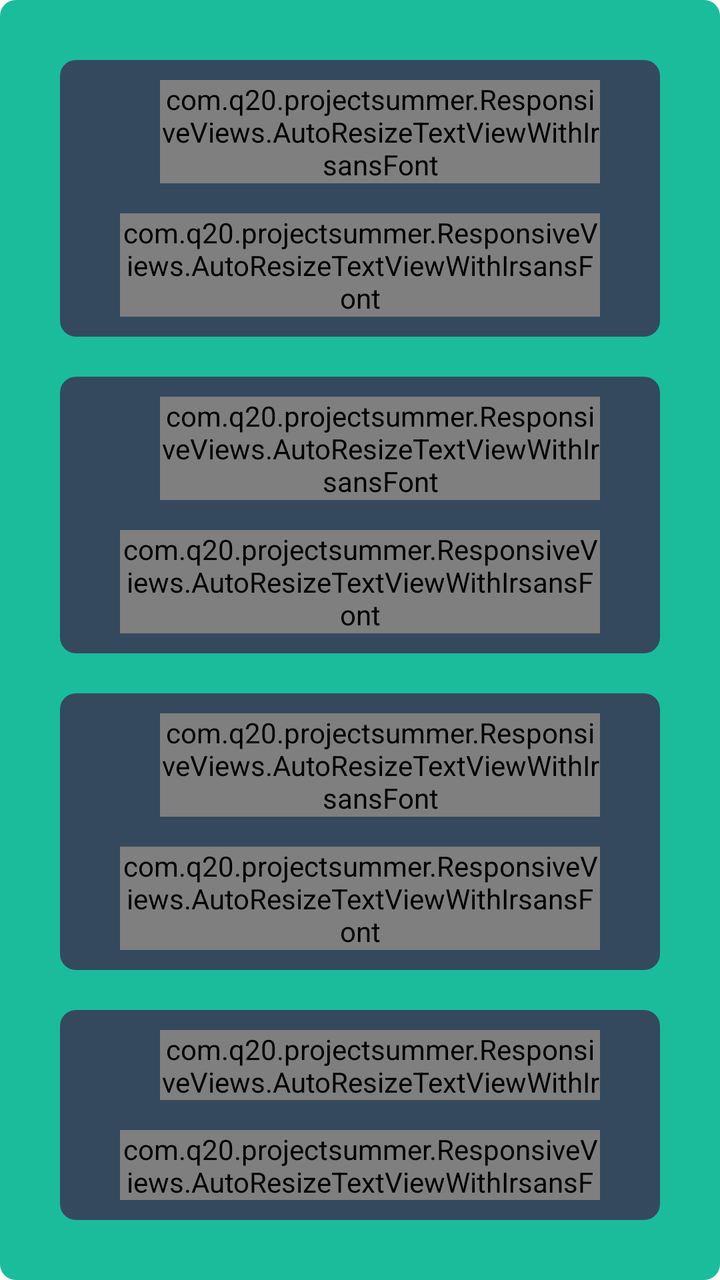
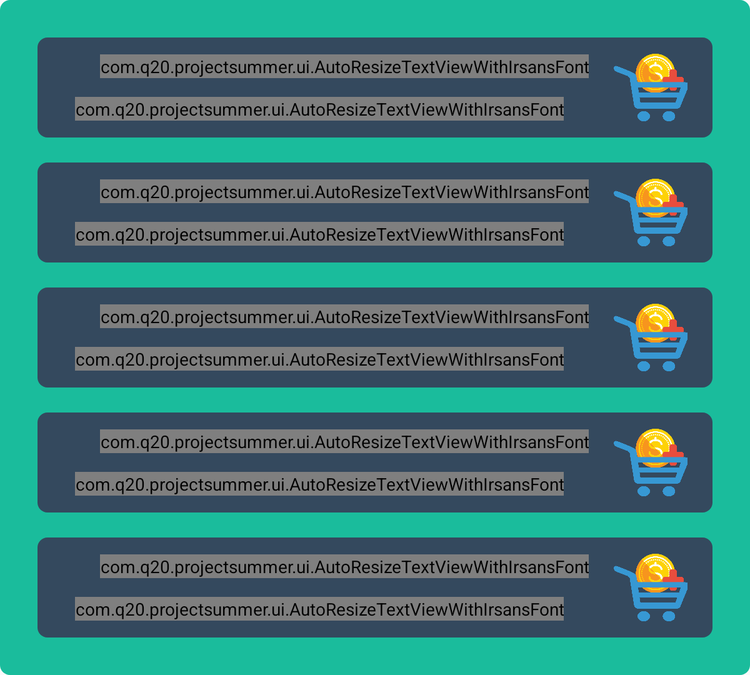

Compare how this app lays out the same screen by default and in its alternative resource folder. The renders come first, then the two layout files and the values they reference.
<!-- AndroidManifest.xml: application theme AppTheme -->
<!-- res/layout/fragment_buy_coins.xml -->
<?xml version="1.0" encoding="utf-8"?>
<LinearLayout xmlns:android="http://schemas.android.com/apk/res/android"
    android:layout_width="wrap_content"
    android:layout_height="wrap_content"
    android:background="@drawable/btn_shape"
    android:backgroundTint="@color/colorA1"
    android:orientation="vertical"
    android:padding="@dimen/buy_coin_padding">

    <LinearLayout
        android:layout_width="wrap_content"
        android:layout_height="wrap_content"
        android:layout_margin="@dimen/buy_coin_margin"
        android:background="@drawable/btn_shape"
        android:backgroundTint="@color/colorPrimary"
        android:orientation="horizontal"
        android:paddingLeft="@dimen/buy_coin_padding"
        android:paddingRight="@dimen/buy_coin_padding">

        <LinearLayout
            android:layout_gravity="center"
            android:layout_width="wrap_content"
            android:layout_height="wrap_content"
            android:layout_margin="@dimen/buy_coin_margin"
            android:orientation="vertical">

            <LinearLayout
                android:layout_width="wrap_content"
                android:layout_height="0dp"
                android:layout_weight="1"
                android:orientation="horizontal">

                <Space
                    android:layout_width="20dp"
                    android:layout_height="match_parent" />

                <com.q20.projectsummer.ResponsiveViews.AutoResizeTextViewWithIrsansFont
                    android:layout_width="0dp"
                    android:layout_height="wrap_content"
                    android:maxLines="1"
                    android:layout_weight="1"
                    android:minWidth="80dp"
                    android:text="200 سکه"
                    android:textColor="@color/colorA17" />

            </LinearLayout>

            <Space
                android:layout_width="match_parent"
                android:layout_height="15dp" />

            <LinearLayout
                android:layout_width="wrap_content"
                android:layout_height="0dp"
                android:layout_weight="1">

                <com.q20.projectsummer.ResponsiveViews.AutoResizeTextViewWithIrsansFont
                    android:layout_width="0dp"
                    android:layout_height="wrap_content"
                    android:layout_weight="1"
                    android:maxLines="1"
                    android:minWidth="80dp"
                    android:text="1000 تومان"
                    android:textAlignment="textEnd"
                    android:textColor="@color/colorA1" />
            </LinearLayout>


        </LinearLayout>

        <ImageView
            android:layout_width="@dimen/basket_size"
            android:layout_height="@dimen/basket_size"
            android:layout_margin="@dimen/buy_coin_margin"
            android:adjustViewBounds="true"
            android:scaleType="centerInside"
            android:src="@drawable/basket_coin" />

    </LinearLayout>
    <LinearLayout
    android:layout_width="wrap_content"
    android:layout_height="wrap_content"
    android:layout_margin="@dimen/buy_coin_margin"
    android:background="@drawable/btn_shape"
    android:backgroundTint="@color/colorPrimary"
    android:orientation="horizontal"
    android:paddingLeft="@dimen/buy_coin_padding"
    android:paddingRight="@dimen/buy_coin_padding">

    <LinearLayout
        android:layout_gravity="center"
        android:layout_width="wrap_content"
        android:layout_height="wrap_content"
        android:layout_margin="@dimen/buy_coin_margin"
        android:orientation="vertical">

        <LinearLayout
            android:layout_width="wrap_content"
            android:layout_height="0dp"
            android:layout_weight="1"
            android:orientation="horizontal">

            <Space
                android:layout_width="20dp"
                android:layout_height="match_parent" />

            <com.q20.projectsummer.ResponsiveViews.AutoResizeTextViewWithIrsansFont
                android:layout_width="0dp"
                android:layout_height="wrap_content"
                android:maxLines="1"
                android:layout_weight="1"
                android:minWidth="80dp"
                android:text="200 سکه"
                android:textColor="@color/colorA17" />

        </LinearLayout>

        <Space
            android:layout_width="match_parent"
            android:layout_height="15dp" />

        <LinearLayout
            android:layout_width="wrap_content"
            android:layout_height="0dp"
            android:layout_weight="1">

            <com.q20.projectsummer.ResponsiveViews.AutoResizeTextViewWithIrsansFont
                android:layout_width="0dp"
                android:layout_height="wrap_content"
                android:layout_weight="1"
                android:maxLines="1"
                android:minWidth="80dp"
                android:text="1000 تومان"
                android:textAlignment="textEnd"
                android:textColor="@color/colorA1" />
        </LinearLayout>


    </LinearLayout>

    <ImageView
        android:layout_width="@dimen/basket_size"
        android:layout_height="@dimen/basket_size"
        android:layout_margin="@dimen/buy_coin_margin"
        android:adjustViewBounds="true"
        android:scaleType="centerInside"
        android:src="@drawable/basket_coin" />

</LinearLayout>
    <LinearLayout
    android:layout_width="wrap_content"
    android:layout_height="wrap_content"
    android:layout_margin="@dimen/buy_coin_margin"
    android:background="@drawable/btn_shape"
    android:backgroundTint="@color/colorPrimary"
    android:orientation="horizontal"
    android:paddingLeft="@dimen/buy_coin_padding"
    android:paddingRight="@dimen/buy_coin_padding">

    <LinearLayout
        android:layout_gravity="center"
        android:layout_width="wrap_content"
        android:layout_height="wrap_content"
        android:layout_margin="@dimen/buy_coin_margin"
        android:orientation="vertical">

        <LinearLayout
            android:layout_width="wrap_content"
            android:layout_height="0dp"
            android:layout_weight="1"
            android:orientation="horizontal">

            <Space
                android:layout_width="20dp"
                android:layout_height="match_parent" />

            <com.q20.projectsummer.ResponsiveViews.AutoResizeTextViewWithIrsansFont
                android:layout_width="0dp"
                android:layout_height="wrap_content"
                android:maxLines="1"
                android:layout_weight="1"
                android:minWidth="80dp"
                android:text="200 سکه"
                android:textColor="@color/colorA17" />

        </LinearLayout>

        <Space
            android:layout_width="match_parent"
            android:layout_height="15dp" />

        <LinearLayout
            android:layout_width="wrap_content"
            android:layout_height="0dp"
            android:layout_weight="1">

            <com.q20.projectsummer.ResponsiveViews.AutoResizeTextViewWithIrsansFont
                android:layout_width="0dp"
                android:layout_height="wrap_content"
                android:layout_weight="1"
                android:maxLines="1"
                android:minWidth="80dp"
                android:text="1000 تومان"
                android:textAlignment="textEnd"
                android:textColor="@color/colorA1" />
        </LinearLayout>


    </LinearLayout>

    <ImageView
        android:layout_width="@dimen/basket_size"
        android:layout_height="@dimen/basket_size"
        android:layout_margin="@dimen/buy_coin_margin"
        android:adjustViewBounds="true"
        android:scaleType="centerInside"
        android:src="@drawable/basket_coin" />

</LinearLayout>
    <LinearLayout
    android:layout_width="wrap_content"
    android:layout_height="wrap_content"
    android:layout_margin="@dimen/buy_coin_margin"
    android:background="@drawable/btn_shape"
    android:backgroundTint="@color/colorPrimary"
    android:orientation="horizontal"
    android:paddingLeft="@dimen/buy_coin_padding"
    android:paddingRight="@dimen/buy_coin_padding">

    <LinearLayout
        android:layout_gravity="center"
        android:layout_width="wrap_content"
        android:layout_height="wrap_content"
        android:layout_margin="@dimen/buy_coin_margin"
        android:orientation="vertical">

        <LinearLayout
            android:layout_width="wrap_content"
            android:layout_height="0dp"
            android:layout_weight="1"
            android:orientation="horizontal">

            <Space
                android:layout_width="20dp"
                android:layout_height="match_parent" />

            <com.q20.projectsummer.ResponsiveViews.AutoResizeTextViewWithIrsansFont
                android:layout_width="0dp"
                android:layout_height="wrap_content"
                android:maxLines="1"
                android:layout_weight="1"
                android:minWidth="80dp"
                android:text="200 سکه"
                android:textColor="@color/colorA17" />

        </LinearLayout>

        <Space
            android:layout_width="match_parent"
            android:layout_height="15dp" />

        <LinearLayout
            android:layout_width="wrap_content"
            android:layout_height="0dp"
            android:layout_weight="1">

            <com.q20.projectsummer.ResponsiveViews.AutoResizeTextViewWithIrsansFont
                android:layout_width="0dp"
                android:layout_height="wrap_content"
                android:layout_weight="1"
                android:maxLines="1"
                android:minWidth="80dp"
                android:text="1000 تومان"
                android:textAlignment="textEnd"
                android:textColor="@color/colorA1" />
        </LinearLayout>


    </LinearLayout>

    <ImageView
        android:layout_width="@dimen/basket_size"
        android:layout_height="@dimen/basket_size"
        android:layout_margin="@dimen/buy_coin_margin"
        android:adjustViewBounds="true"
        android:scaleType="centerInside"
        android:src="@drawable/basket_coin" />

</LinearLayout>
    <LinearLayout
    android:layout_width="wrap_content"
    android:layout_height="wrap_content"
    android:layout_margin="@dimen/buy_coin_margin"
    android:background="@drawable/btn_shape"
    android:backgroundTint="@color/colorPrimary"
    android:orientation="horizontal"
    android:paddingLeft="@dimen/buy_coin_padding"
    android:paddingRight="@dimen/buy_coin_padding">

    <LinearLayout
        android:layout_gravity="center"
        android:layout_width="wrap_content"
        android:layout_height="wrap_content"
        android:layout_margin="@dimen/buy_coin_margin"
        android:orientation="vertical">

        <LinearLayout
            android:layout_width="wrap_content"
            android:layout_height="0dp"
            android:layout_weight="1"
            android:orientation="horizontal">

            <Space
                android:layout_width="20dp"
                android:layout_height="match_parent" />

            <com.q20.projectsummer.ResponsiveViews.AutoResizeTextViewWithIrsansFont
                android:layout_width="0dp"
                android:layout_height="wrap_content"
                android:maxLines="1"
                android:layout_weight="1"
                android:minWidth="80dp"
                android:text="200 سکه"
                android:textColor="@color/colorA17" />

        </LinearLayout>

        <Space
            android:layout_width="match_parent"
            android:layout_height="15dp" />

        <LinearLayout
            android:layout_width="wrap_content"
            android:layout_height="0dp"
            android:layout_weight="1">

            <com.q20.projectsummer.ResponsiveViews.AutoResizeTextViewWithIrsansFont
                android:layout_width="0dp"
                android:layout_height="wrap_content"
                android:layout_weight="1"
                android:maxLines="1"
                android:minWidth="80dp"
                android:text="1000 تومان"
                android:textAlignment="textEnd"
                android:textColor="@color/colorA1" />
        </LinearLayout>


    </LinearLayout>

    <ImageView
        android:layout_width="@dimen/basket_size"
        android:layout_height="@dimen/basket_size"
        android:layout_margin="@dimen/buy_coin_margin"
        android:adjustViewBounds="true"
        android:scaleType="centerInside"
        android:src="@drawable/basket_coin" />

</LinearLayout>
</LinearLayout>
<!-- resources referenced by this layout -->
<resources>
  <color name="colorA1">#1ABC9C</color>
  <color name="colorA17">#ECF0F1</color>
  <color name="colorPrimary">@color/colorA7</color>
  <dimen name="basket_size">60dp</dimen>
  <dimen name="buy_coin_margin">10dp</dimen>
  <dimen name="buy_coin_padding">20dp</dimen>
  <!-- drawable basket_coin: png bitmap (drawable, 147729 bytes) -->
  <!-- drawable btn_shape (drawable) -->
  <?xml version="1.0" encoding="utf-8"?>
  <shape xmlns:android="http://schemas.android.com/apk/res/android"
      android:shape="rectangle">
      <corners android:radius="@dimen/btn_radius"></corners>
  </shape>
  <style name="AppTheme" parent="Theme.AppCompat.Light.NoActionBar">
          
          <item name="colorPrimary">@color/colorPrimary</item>
          <item name="colorPrimaryDark">@color/colorPrimaryDark</item>
          <item name="colorAccent">@color/colorAccent</item>
  
      </style>
  <color name="colorA7">#34495E</color>
  <dimen name="btn_radius">8dp</dimen>
  <color name="colorPrimaryDark">@color/colorA8</color>
  <color name="colorAccent">@color/colorA14</color>
  <color name="colorA8">#2C3E50</color>
  <color name="colorA14">#F39C12</color>
</resources>
<!-- res/layout-large/fragment_buy_coins.xml (the repository's variant of the layout above) -->
<!-- drawn on a 7-inch tablet held upright -->
<?xml version="1.0" encoding="utf-8"?>
<LinearLayout xmlns:android="http://schemas.android.com/apk/res/android"
    android:layout_width="wrap_content"
    android:layout_height="wrap_content"
    android:background="@drawable/btn_shape"
    android:backgroundTint="@color/colorA1"
    android:orientation="vertical"
    android:padding="@dimen/buy_coin_padding">

    <LinearLayout
        android:layout_width="wrap_content"
        android:layout_height="wrap_content"
        android:layout_margin="@dimen/buy_coin_margin"
        android:background="@drawable/btn_shape"
        android:backgroundTint="@color/colorPrimary"
        android:orientation="horizontal"
        android:paddingLeft="@dimen/buy_coin_padding"
        android:paddingRight="@dimen/buy_coin_padding">

        <LinearLayout
            android:layout_gravity="center"
            android:layout_width="wrap_content"
            android:layout_height="wrap_content"
            android:layout_margin="@dimen/buy_coin_margin"
            android:orientation="vertical">

            <LinearLayout
                android:layout_width="wrap_content"
                android:layout_height="0dp"
                android:layout_weight="1"
                android:orientation="horizontal">

                <Space
                    android:layout_width="20dp"
                    android:layout_height="match_parent" />

                <com.q20.projectsummer.ui.AutoResizeTextViewWithIrsansFont
                    android:layout_width="0dp"
                    android:layout_height="wrap_content"
                    android:maxLines="1"
                    android:layout_weight="1"
                    android:minWidth="80dp"
                    android:text="200 سکه"
                    android:textColor="@color/colorA17" />

            </LinearLayout>

            <Space
                android:layout_width="match_parent"
                android:layout_height="15dp" />

            <LinearLayout
                android:layout_width="wrap_content"
                android:layout_height="0dp"
                android:layout_weight="1">

                <com.q20.projectsummer.ui.AutoResizeTextViewWithIrsansFont
                    android:layout_width="wrap_content"
                    android:layout_height="wrap_content"
                    android:maxLines="1"
                    android:minWidth="80dp"
                    android:text="1000 تومان"
                    android:textAlignment="textEnd"
                    android:textColor="@color/colorA1" />
            </LinearLayout>


        </LinearLayout>

        <ImageView
            android:layout_width="@dimen/basket_size"
            android:layout_height="@dimen/basket_size"
            android:layout_margin="@dimen/buy_coin_margin"
            android:adjustViewBounds="true"
            android:scaleType="centerInside"
            android:src="@drawable/basket_coin" />

    </LinearLayout>    <LinearLayout
    android:layout_width="wrap_content"
    android:layout_height="wrap_content"
    android:layout_margin="@dimen/buy_coin_margin"
    android:background="@drawable/btn_shape"
    android:backgroundTint="@color/colorPrimary"
    android:orientation="horizontal"
    android:paddingLeft="@dimen/buy_coin_padding"
    android:paddingRight="@dimen/buy_coin_padding">

    <LinearLayout
        android:layout_gravity="center"
        android:layout_width="wrap_content"
        android:layout_height="wrap_content"
        android:layout_margin="@dimen/buy_coin_margin"
        android:orientation="vertical">

        <LinearLayout
            android:layout_width="wrap_content"
            android:layout_height="0dp"
            android:layout_weight="1"
            android:orientation="horizontal">

            <Space
                android:layout_width="20dp"
                android:layout_height="match_parent" />

            <com.q20.projectsummer.ui.AutoResizeTextViewWithIrsansFont
                android:layout_width="0dp"
                android:layout_height="wrap_content"
                android:maxLines="1"
                android:layout_weight="1"
                android:minWidth="80dp"
                android:text="200 سکه"
                android:textColor="@color/colorA17" />

        </LinearLayout>

        <Space
            android:layout_width="match_parent"
            android:layout_height="15dp" />

        <LinearLayout
            android:layout_width="wrap_content"
            android:layout_height="0dp"
            android:layout_weight="1">

            <com.q20.projectsummer.ui.AutoResizeTextViewWithIrsansFont
                android:layout_width="wrap_content"
                android:layout_height="wrap_content"
                android:maxLines="1"
                android:minWidth="80dp"
                android:text="1000 تومان"
                android:textAlignment="textEnd"
                android:textColor="@color/colorA1" />
        </LinearLayout>


    </LinearLayout>

    <ImageView
        android:layout_width="@dimen/basket_size"
        android:layout_height="@dimen/basket_size"
        android:layout_margin="@dimen/buy_coin_margin"
        android:adjustViewBounds="true"
        android:scaleType="centerInside"
        android:src="@drawable/basket_coin" />

</LinearLayout>    <LinearLayout
    android:layout_width="wrap_content"
    android:layout_height="wrap_content"
    android:layout_margin="@dimen/buy_coin_margin"
    android:background="@drawable/btn_shape"
    android:backgroundTint="@color/colorPrimary"
    android:orientation="horizontal"
    android:paddingLeft="@dimen/buy_coin_padding"
    android:paddingRight="@dimen/buy_coin_padding">

    <LinearLayout
        android:layout_gravity="center"
        android:layout_width="wrap_content"
        android:layout_height="wrap_content"
        android:layout_margin="@dimen/buy_coin_margin"
        android:orientation="vertical">

        <LinearLayout
            android:layout_width="wrap_content"
            android:layout_height="0dp"
            android:layout_weight="1"
            android:orientation="horizontal">

            <Space
                android:layout_width="20dp"
                android:layout_height="match_parent" />

            <com.q20.projectsummer.ui.AutoResizeTextViewWithIrsansFont
                android:layout_width="0dp"
                android:layout_height="wrap_content"
                android:maxLines="1"
                android:layout_weight="1"
                android:minWidth="80dp"
                android:text="200 سکه"
                android:textColor="@color/colorA17" />

        </LinearLayout>

        <Space
            android:layout_width="match_parent"
            android:layout_height="15dp" />

        <LinearLayout
            android:layout_width="wrap_content"
            android:layout_height="0dp"
            android:layout_weight="1">

            <com.q20.projectsummer.ui.AutoResizeTextViewWithIrsansFont
                android:layout_width="wrap_content"
                android:layout_height="wrap_content"
                android:maxLines="1"
                android:minWidth="80dp"
                android:text="1000 تومان"
                android:textAlignment="textEnd"
                android:textColor="@color/colorA1" />
        </LinearLayout>


    </LinearLayout>

    <ImageView
        android:layout_width="@dimen/basket_size"
        android:layout_height="@dimen/basket_size"
        android:layout_margin="@dimen/buy_coin_margin"
        android:adjustViewBounds="true"
        android:scaleType="centerInside"
        android:src="@drawable/basket_coin" />

</LinearLayout>    <LinearLayout
    android:layout_width="wrap_content"
    android:layout_height="wrap_content"
    android:layout_margin="@dimen/buy_coin_margin"
    android:background="@drawable/btn_shape"
    android:backgroundTint="@color/colorPrimary"
    android:orientation="horizontal"
    android:paddingLeft="@dimen/buy_coin_padding"
    android:paddingRight="@dimen/buy_coin_padding">

    <LinearLayout
        android:layout_gravity="center"
        android:layout_width="wrap_content"
        android:layout_height="wrap_content"
        android:layout_margin="@dimen/buy_coin_margin"
        android:orientation="vertical">

        <LinearLayout
            android:layout_width="wrap_content"
            android:layout_height="0dp"
            android:layout_weight="1"
            android:orientation="horizontal">

            <Space
                android:layout_width="20dp"
                android:layout_height="match_parent" />

            <com.q20.projectsummer.ui.AutoResizeTextViewWithIrsansFont
                android:layout_width="0dp"
                android:layout_height="wrap_content"
                android:maxLines="1"
                android:layout_weight="1"
                android:minWidth="80dp"
                android:text="200 سکه"
                android:textColor="@color/colorA17" />

        </LinearLayout>

        <Space
            android:layout_width="match_parent"
            android:layout_height="15dp" />

        <LinearLayout
            android:layout_width="wrap_content"
            android:layout_height="0dp"
            android:layout_weight="1">

            <com.q20.projectsummer.ui.AutoResizeTextViewWithIrsansFont
                android:layout_width="wrap_content"
                android:layout_height="wrap_content"
                android:maxLines="1"
                android:minWidth="80dp"
                android:text="1000 تومان"
                android:textAlignment="textEnd"
                android:textColor="@color/colorA1" />
        </LinearLayout>


    </LinearLayout>

    <ImageView
        android:layout_width="@dimen/basket_size"
        android:layout_height="@dimen/basket_size"
        android:layout_margin="@dimen/buy_coin_margin"
        android:adjustViewBounds="true"
        android:scaleType="centerInside"
        android:src="@drawable/basket_coin" />

</LinearLayout>    <LinearLayout
    android:layout_width="wrap_content"
    android:layout_height="wrap_content"
    android:layout_margin="@dimen/buy_coin_margin"
    android:background="@drawable/btn_shape"
    android:backgroundTint="@color/colorPrimary"
    android:orientation="horizontal"
    android:paddingLeft="@dimen/buy_coin_padding"
    android:paddingRight="@dimen/buy_coin_padding">

    <LinearLayout
        android:layout_gravity="center"
        android:layout_width="wrap_content"
        android:layout_height="wrap_content"
        android:layout_margin="@dimen/buy_coin_margin"
        android:orientation="vertical">

        <LinearLayout
            android:layout_width="wrap_content"
            android:layout_height="0dp"
            android:layout_weight="1"
            android:orientation="horizontal">

            <Space
                android:layout_width="20dp"
                android:layout_height="match_parent" />

            <com.q20.projectsummer.ui.AutoResizeTextViewWithIrsansFont
                android:layout_width="0dp"
                android:layout_height="wrap_content"
                android:maxLines="1"
                android:layout_weight="1"
                android:minWidth="80dp"
                android:text="200 سکه"
                android:textColor="@color/colorA17" />

        </LinearLayout>

        <Space
            android:layout_width="match_parent"
            android:layout_height="15dp" />

        <LinearLayout
            android:layout_width="wrap_content"
            android:layout_height="0dp"
            android:layout_weight="1">

            <com.q20.projectsummer.ui.AutoResizeTextViewWithIrsansFont
                android:layout_width="wrap_content"
                android:layout_height="wrap_content"
                android:maxLines="1"
                android:minWidth="80dp"
                android:text="1000 تومان"
                android:textAlignment="textEnd"
                android:textColor="@color/colorA1" />
        </LinearLayout>


    </LinearLayout>

    <ImageView
        android:layout_width="@dimen/basket_size"
        android:layout_height="@dimen/basket_size"
        android:layout_margin="@dimen/buy_coin_margin"
        android:adjustViewBounds="true"
        android:scaleType="centerInside"
        android:src="@drawable/basket_coin" />

</LinearLayout>
</LinearLayout>
